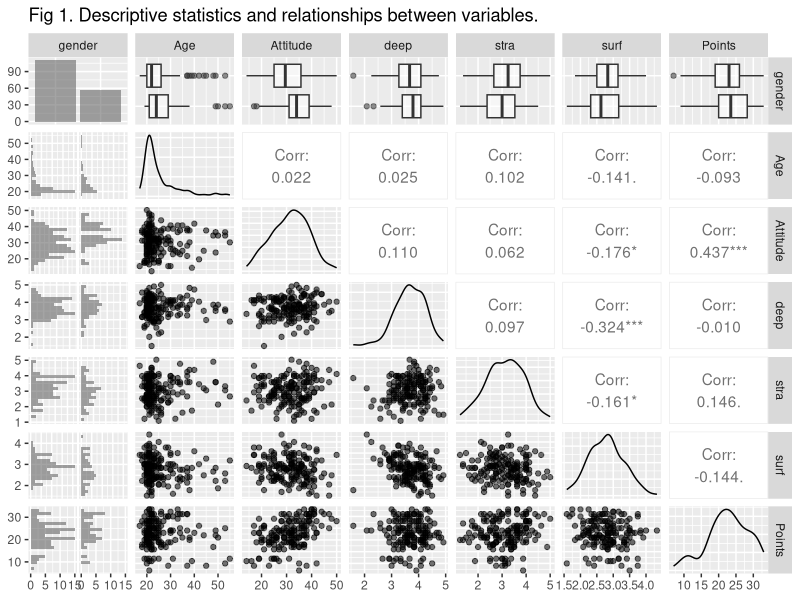
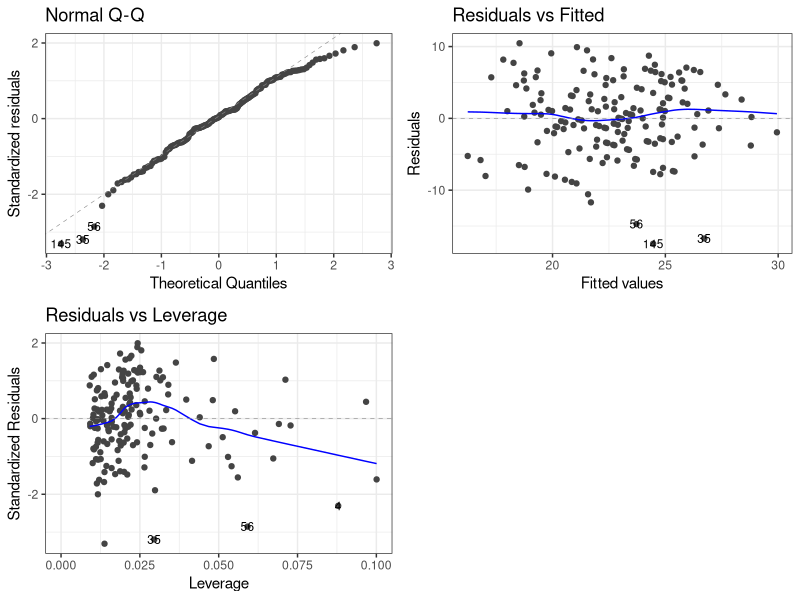

Write the R code that produced these figures, in order.
## ---- chunk 1

library(tidyverse, ggally)
library(ggfortify, ggplot2)

## ---- chunk 2

setwd("~/GitHub/IODS-project")

regr_analysis <- as_tibble(read.table("learning2014.txt"))

## ---- chunk 3

str(regr_analysis)

## ---- chunk 4

GGally::ggpairs(regr_analysis, mapping = aes(alpha = 0.3), 
        lower = list(combo = GGally::wrap("facethist", bins = 20)),
        title = "Fig 1. Descriptive statistics and relationships between variables.")

## ---- chunk 5

summary(regr_analysis)

## ---- chunk 6

summary(lm(Points ~ gender + Age + Attitude, data = regr_analysis))

## ---- chunk 7

summary(lm(Points ~ Attitude, data = regr_analysis))

## ---- chunk 8

autoplot(lm(Points ~ gender + Age + Attitude, data = regr_analysis),
         which = c(2, 1, 5), nrow = 2, label.size = 3) +
  theme_bw()
